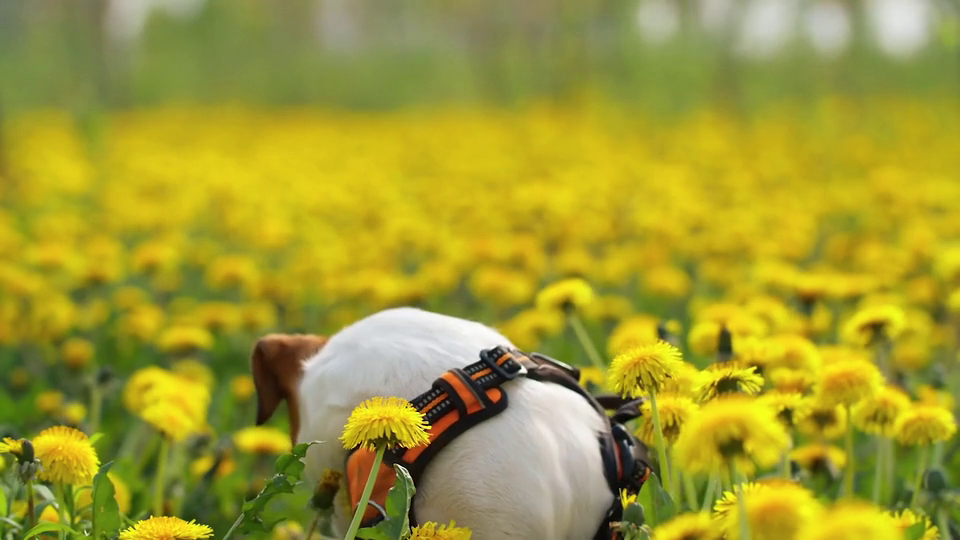
#> input picture frame 18 of Videos/dog.mp4, 960 x 540 px
$ python rescale.py
#> lines starting #> are read from the running program, lines starting #| are printed output that depends on the picture
#> further down, frame is the input picture: shape (540, 960, 3); mean B, G, R 49.9, 154.1, 160.8
import cv2 as cv

# img = cv.imread('Photos/cat.jpg')
# cv.imshow('Cat', img)

def rescaleFrame(frame, scale=0.75):
    # Images, Videos and Live Videos (resolution)
#> called with scale = 0.2
    width = int(frame.shape[1] * scale)
#> width = 192
    height = int(frame.shape[0] * scale)
#> height = 108

    dimensions = (width,height)
#> dimensions = (192, 108)

    return cv.resize(frame, dimensions, interpolation=cv.INTER_AREA)
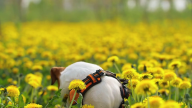
#> returned value: shape (108, 192, 3); mean of channels 0, 1, 2 49.9, 154.1, 160.8; drawn as B, G, R

# resized_image = rescaleFrame(img, scale=.2)
# cv.imshow('Image Resized', resized_image)

# cv.waitKey(0)


def changeRes(width,height):
    # Live video
    capture.set(3,width)
    capture.set(4,height)

# Reading Videos
capture = cv.VideoCapture('Videos/dog.mp4')

while True:
    isTrue, frame = capture.read()

    frame_resized = rescaleFrame(frame, scale=.2)


    cv.imshow('Video', frame)
    cv.imshow('Video Resized', frame_resized)

    if cv.waitKey(20) & 0xFF==ord('d'):
#> (key Esc is pressed here)
        break

capture.release()
cv.destroyAllWindows()

$ run again, starting later in the video
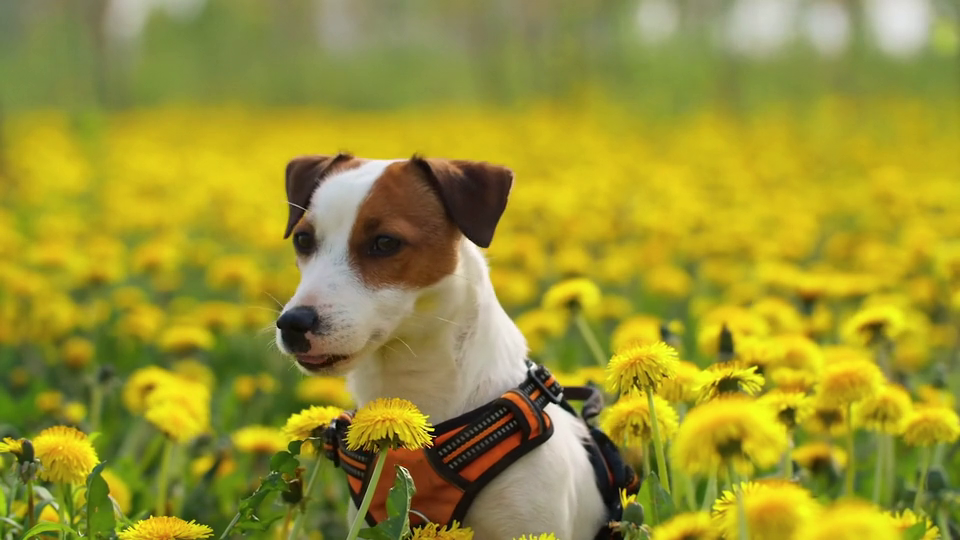
#> input picture frame 82 of Videos/dog.mp4, 960 x 540 px
#> frame is the input picture: shape (540, 960, 3); mean B, G, R 48.8, 147.4, 154.5
#> in rescaleFrame, `return cv.resize(frame, dimensions, interpolation=cv.INTER_AREA)`:
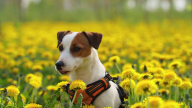
#> returned value: shape (108, 192, 3); mean of channels 0, 1, 2 48.8, 147.4, 154.5; drawn as B, G, R

$ run again, starting later in the video
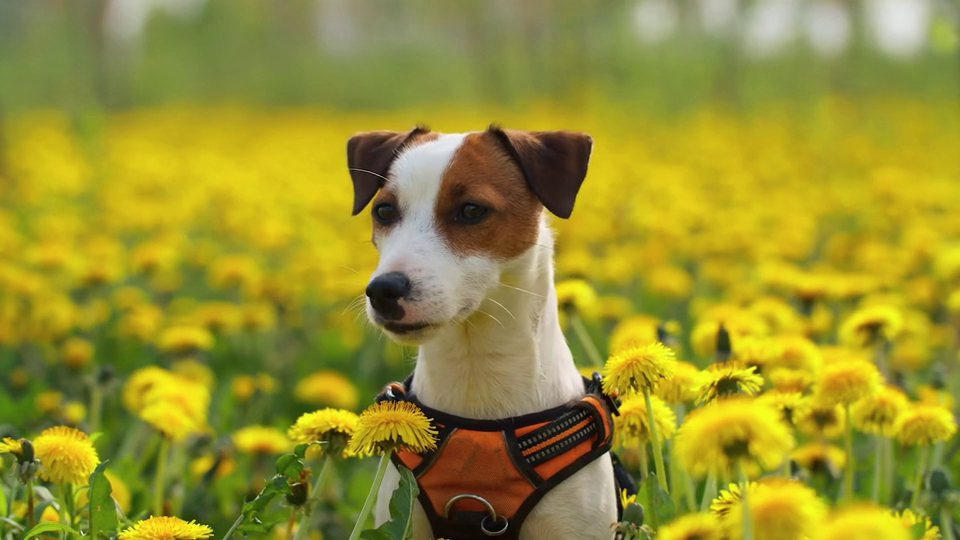
#> input picture frame 147 of Videos/dog.mp4, 960 x 540 px
#> frame is the input picture: shape (540, 960, 3); mean B, G, R 47.3, 144.6, 151.2
#> in rescaleFrame, `return cv.resize(frame, dimensions, interpolation=cv.INTER_AREA)`:
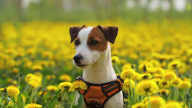
#> returned value: shape (108, 192, 3); mean of channels 0, 1, 2 47.3, 144.6, 151.2; drawn as B, G, R
